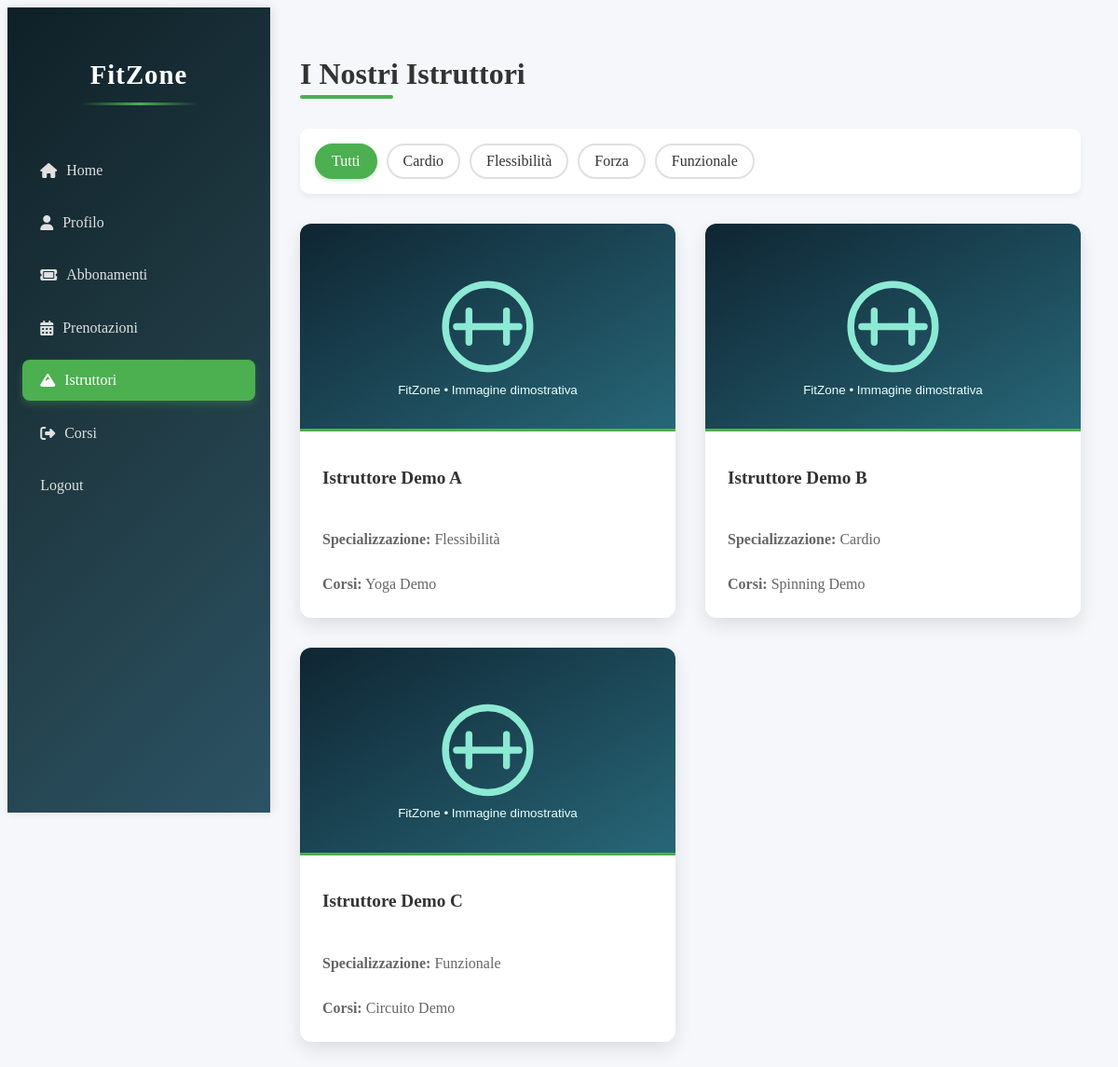
The page /istruttori.php on the database its author committed.
### tables this page shows
CREATE TABLE `categorie_corsi` (
  `id` int NOT NULL AUTO_INCREMENT,
  `nome` varchar(100) NOT NULL,
  `descrizione` text,
  PRIMARY KEY (`id`)
);

### istruttori.php (the view, shortened to what this page needs)
<?php
include 'db_config.php';
$sql = "SELECT DISTINCT istruttore, nome as corso, categoria_id, immagine FROM corsi ORDER BY istruttore";
$result = $conn->query($sql);
$sql_categorie = "SELECT * FROM categorie_corsi ORDER BY nome";
$result_categorie = $conn->query($sql_categorie);
$istruttori = [];
if ($result->num_rows > 0) {
    while($row = $result->fetch_assoc()) {
        if (!isset($istruttori[$row['istruttore']])) {
            $istruttori[$row['istruttore']] = [
                'nome' => $row['istruttore'],
                'corsi' => [$row['corso']],
                'categoria_id' => [$row['categoria_id']],
                'immagine' => $row['immagine']
            ];
        }
    }
}
function getSpecializzazione($categorie_ids, $conn) {
    $id = $categorie_ids[0];
    $sql = "SELECT nome FROM categorie_corsi WHERE id = $id";
    $res = $conn->query($sql);
    if ($res->num_rows > 0) {
        return $res->fetch_assoc()['nome'];
    }
    return "Generale";
}
?>
<!DOCTYPE html>
<html lang="it">
<head>
    <link rel="stylesheet" href="https://cdnjs.cloudflare.com/ajax/libs/font-awesome/6.4.0/css/all.min.css">
    <link rel="stylesheet" href="css/istruttori.css">
</head>
<body>
<div class="dashboard">
    <aside class="sidebar">
        <h2>FitZone</h2>
        <nav>
            <a href="index.php">Home</a>
            <a href="profile.php">Profilo</a>
            <a href="abbonamenti.php">Abbonamenti</a>
            <a href="prenotazioni.php">Prenotazioni</a>
            <a href="istruttori.php" class="active">Istruttori</a>
            <a href="corsi.php">Corsi</a>
            <a href="logout.php">Logout</a>
        </nav>
    </aside>
    <main class="content">
        <h1>I Nostri Istruttori</h1>
        <div class="filtro-container">
            <label for="filtro-tutti">Tutti</label>
            <?php
            $categorie_map = [];
            if ($result_categorie->num_rows > 0) {
                while ($cat = $result_categorie->fetch_assoc()) {
                    $slug = strtolower(str_replace(' ', '-', $cat['nome']));
                    $categorie_map[$cat['id']] = $slug;
                    echo '<label for="filtro-' . $slug . '">' . $cat['nome'] . '</label>';
                }
            }
            ?>
        </div>
        <div class="istruttori">
            <?php
            foreach ($istruttori as $istr) {
                $specializzazione = getSpecializzazione($istr['categoria_id'], $conn);
                $slug = $categorie_map[$istr['categoria_id'][0]] ?? 'tutti';
                $img = $istr['immagine'] ?: 'images/placeholder.svg';
                ?>
                <div class="card categoria-<?php echo $slug; ?>">
                    <img src="<?php echo $img; ?>" alt="<?php echo $istr['nome']; ?>">
                    <h3><?php echo $istr['nome']; ?></h3>
                    <p><strong>Specializzazione:</strong> <?php echo $specializzazione; ?></p>
                    <p><strong>Corsi:</strong> <?php echo implode(', ', $istr['corsi']); ?></p>
                </div>
            <?php } ?>
        </div>
    </main>
</div>
</body>
</html>

### css/istruttori.css (style rules this page uses)
body { background-color: #f5f7fa; color: #333; min-height: 100vh; }
.dashboard { display: flex; min-height: 100vh; }
.sidebar { width: 250px; background: linear-gradient(135deg, #0f2027, #203a43, #2c5364); color: #fff; padding: 2rem 1rem; display: flex; flex-direction: column; position: sticky; top: 0; height: 100vh; box-shadow: 2px 0 10px rgba(0, 0, 0, 0.1); }
.sidebar h2 { font-size: 1.8rem; margin-bottom: 2rem; text-align: center; letter-spacing: 1px; position: relative; padding-bottom: 1rem; }
.sidebar h2:after { content: ''; position: absolute; bottom: 0; left: 25%; width: 50%; height: 3px; background: linear-gradient(90deg, transparent, #4CAF50, transparent); }
.sidebar nav { display: flex; flex-direction: column; gap: 0.8rem; margin-top: 1rem; }
.sidebar nav a { padding: 0.8rem 1.2rem; color: #e0e0e0; text-decoration: none; border-radius: 8px; transition: all 0.3s ease; display: flex; align-items: center; gap: 10px; }
.sidebar nav a:before { font-family: 'Font Awesome 6 Free'; font-weight: 900; }
.sidebar nav a:nth-child(1):before { content: '\f015'; }
.sidebar nav a:nth-child(2):before { content: '\f007'; }
.sidebar nav a:nth-child(3):before { content: '\f145'; }
.sidebar nav a:nth-child(4):before { content: '\f073'; }
.sidebar nav a:nth-child(5):before { content: '\f6fc'; }
.sidebar nav a:nth-child(6):before { content: '\f2f5'; }
.sidebar nav a.active { background-color: #4CAF50; color: white; box-shadow: 0 4px 8px rgba(76, 175, 80, 0.3); }
.content { flex: 1; padding: 2rem; overflow-y: auto; }
.content h1 { color: #333; margin-bottom: 2rem; font-size: 2rem; position: relative; padding-bottom: 0.5rem; }
.content h1:after { content: ''; position: absolute; bottom: 0; left: 0; width: 100px; height: 4px; background: #4CAF50; border-radius: 2px; }
.filtro-container { display: flex; flex-wrap: wrap; gap: 10px; margin-bottom: 2rem; background-color: white; padding: 1rem; border-radius: 10px; box-shadow: 0 4px 6px rgba(0, 0, 0, 0.05); }
.filtro-container label { padding: 0.5rem 1rem; border-radius: 20px; cursor: pointer; font-weight: 500; transition: all 0.3s ease; border: 2px solid #e0e0e0; }
.filtro-container input[type="radio"]:checked + label { background-color: #4CAF50; color: white; border-color: #4CAF50; box-shadow: 0 2px 4px rgba(76, 175, 80, 0.3); }
.istruttori { display: grid; grid-template-columns: repeat(auto-fill, minmax(280px, 1fr)); gap: 2rem; }
.card { background-color: white; border-radius: 12px; overflow: hidden; box-shadow: 0 8px 20px rgba(0, 0, 0, 0.1); transition: transform 0.3s ease, box-shadow 0.3s ease; display: flex; flex-direction: column; }
.card img { width: 100%; height: 220px; object-fit: cover; border-bottom: 3px solid #4CAF50; }
.card h3 { padding: 1.2rem 1.5rem 0.5rem; font-size: 1.2rem; color: #333; }
.card p { padding: 0 1.5rem; margin-bottom: 0.5rem; color: #666; line-height: 1.5; }
.card p:last-child { margin-bottom: 1.5rem; }
.card { animation: fadeIn 0.5s ease-in-out; }
.istruttori .card:nth-child(2) { animation-delay: 0.1s; }
.istruttori .card:nth-child(3) { animation-delay: 0.2s; }

### rows shown on the page
categorie_corsi: nome "Cardio"
categorie_corsi: nome "Flessibilità"
categorie_corsi: nome "Forza"
categorie_corsi: nome "Funzionale"

### other values the page prints
$istr['nome'] "Istruttore Demo A"
implode(', ', $istr['corsi']) "Yoga Demo"
$istr['nome'] "Istruttore Demo B"
implode(', ', $istr['corsi']) "Spinning Demo"
$istr['nome'] "Istruttore Demo C"
implode(', ', $istr['corsi']) "Circuito Demo"
